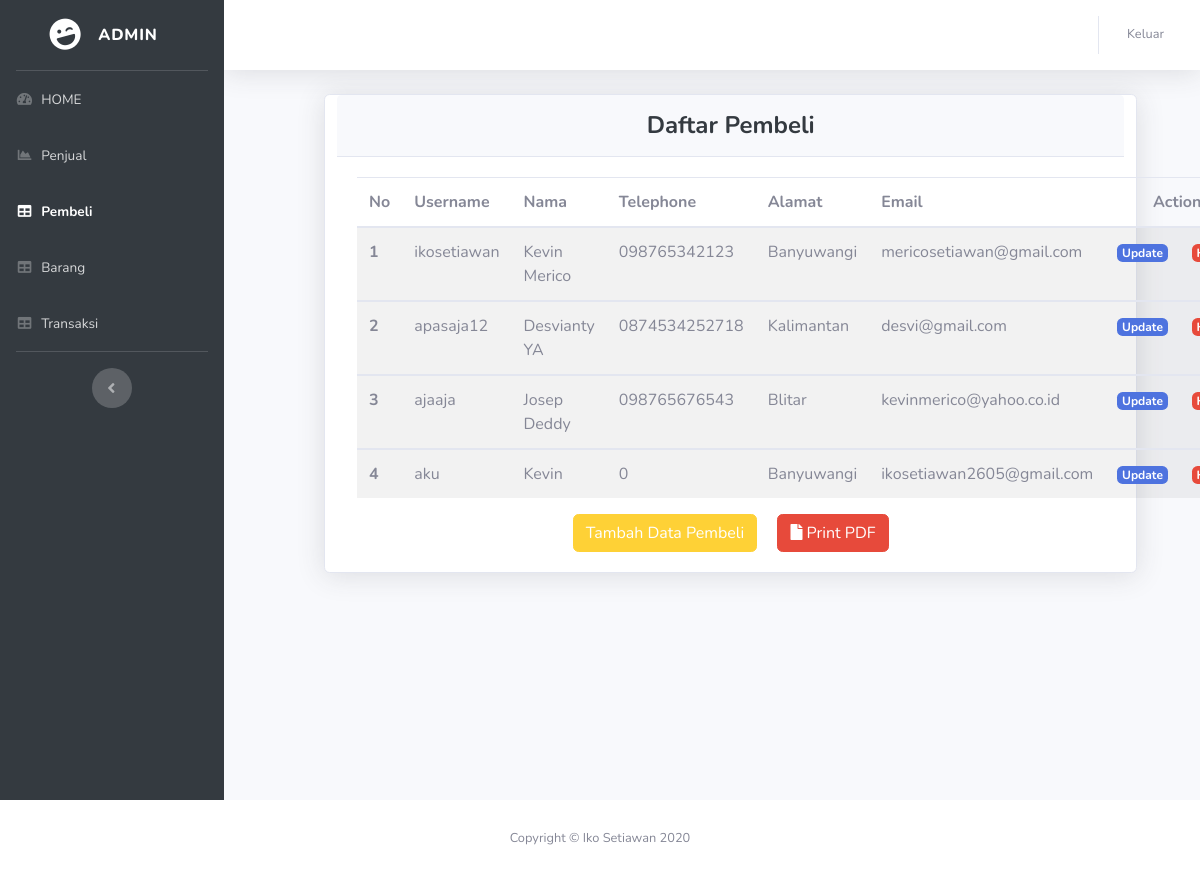
/index.php/admin/tampilPembeli, run on the app's committed database.
### tables this page shows
CREATE TABLE `tb_user` (
  `id_user` int(11) NOT NULL,
  `status` varchar(32) NOT NULL,
  `username` varchar(64) NOT NULL,
  `nama` varchar(64) NOT NULL,
  `telephone` varchar(14) NOT NULL,
  `alamat` varchar(50) NOT NULL,
  `email` varchar(30) NOT NULL,
  `password` varchar(256) NOT NULL
);

### application/controllers/Admin.php (called while the page is built, shortened)
<?php
class Admin extends CI_Controller
{
    public function __construct()
    {
        $this->load->model('M_penjual');
        $this->load->model('M_pembeli');
        $this->load->model('M_barang');
        $this->load->model('m_transaksi');
        $this->load->library('dompdf_gen');
        $this->load->library('form_validation');
    }
    public function tampilPembeli()
    {
        $status = "pembeli";
        $data['judul'] = "Daftar Pembeli ";
        $data['pembeli'] = $this->db->get_where('tb_user', ['status' => $status])->result_array();
        $this->load->view("admin/v_header", $data);
        $this->load->view("admin/pembeli/v_pembeli", $data);
        $this->load->view("admin/v_footer");
    }
}

### index.php (called while the page is built, shortened)
<?php
require_once BASEPATH.'core/CodeIgniter.php';

### application/views/admin/pembeli/v_pembeli.php (the view, shortened to what this page needs)
<div id="wrapper">
    <ul class="navbar-nav bg-gradient-primary sidebar sidebar-dark accordion" id="accordionSidebar">
        <a class="sidebar-brand d-flex align-items-center justify-content-center" href="index.html">
            <div class="sidebar-brand-icon rotate-n-15">
                <i class="fas fa-laugh-wink"></i>
            </div>
            <div class="sidebar-brand-text mx-3">ADMIN</div>
        </a>
        <hr class="sidebar-divider my-0">
        <li class="nav-item">
            <a class="nav-link" href="<?= base_url(); ?>Admin">
                <i class="fas fa-fw fa-tachometer-alt"></i>
                <span>HOME</span></a>
        </li>
        <li class="nav-item ">
            <a class="nav-link" href="<?= base_url(); ?>Admin/tampilPenjual">
                <i class="fas fa-fw fa-chart-area"></i>
                <span>Penjual </span></a>
        </li>
        <li class="nav-item active">
            <a class="nav-link" href="<?= base_url(); ?>Admin/tampilPembeli">
                <i class="fas fa-fw fa-table"></i>
                <span>Pembeli</span></a>
        </li>
        <li class="nav-item">
            <a class="nav-link" href="<?= base_url(); ?>Admin/tampilBarang">
                <i class="fas fa-fw fa-table"></i>
                <span>Barang</span></a>
        </li>
        <li class="nav-item">
            <a class="nav-link" href="<?= base_url(); ?>Admin/tampilTransaksi">
                <i class="fas fa-fw fa-table"></i>
                <span>Transaksi</span></a>
        </li>
        <hr class="sidebar-divider d-none d-md-block">
        <div class="text-center d-none d-md-inline">
            <button class="rounded-circle border-0" id="sidebarToggle"></button>
        </div>
    </ul>
    <div id="content-wrapper" class="d-flex flex-column">
        <div id="content">
            <nav class="navbar navbar-expand navbar-light bg-white topbar mb-4 static-top shadow">
                <ul class="navbar-nav ml-auto">
                    <li class="nav-item dropdown no-arrow">
                        <a class="nav-link dropdown-toggle" href="#" data-toggle="modal" data-target="#logoutModal">
                            <span class="mr-2 d-none d-lg-inline text-gray-600 small">Keluar</span>
                        </a>
                    </li>
                </ul>
            </nav>
            <div class="card shadow mb-4 col-sm-10" style="margin-left: 100px;">
                <div class="card-header py-3">
                    <h4 class="m-0 font-weight-bold text-primary text-center">Daftar Pembeli </h4>
                </div>
                <div class="card-body">
                    <table class="table table-striped">
                        <thead>
                            <tr>
                                <th scope="col">No</th>
                                <th scope="col">Username</th>
                                <th scope="col">Nama</th>
                                <th scope="col">Telephone</th>
                                <th scope="col">Alamat</th>
                                <th scope="col">Email</th>
                                <th scope="col" colspan="2" class="text-center"> Action</th>
                            </tr>
                        </thead>
                        <?php $no = 1;
                        foreach ($pembeli as $pbl) : ?>
                            <tbody>
                                <tr>
                                    <th scope="row"><?= $no; ?></th>
                                    <td><?= $pbl['username']; ?></td>
                                    <td><?= $pbl['nama']; ?></td>
                                    <td><?= $pbl['telephone']; ?></td>
                                    <td><?= $pbl['alamat']; ?></td>
                                    <td><?= $pbl['email']; ?></td>
                                    <td><a href="<?= base_url(); ?>Admin/updatePembeli/<?= $pbl['id_user']; ?>" class="badge badge-primary ">Update</a></td>
                                    <td><a href="<?= base_url(); ?>Admin/hapusPembeli/<?= $pbl['id_user']; ?>" class="badge badge-danger " onclick="return confirm('yakin');">Hapus</a></td>
                                </tr>
                            </tbody>
                        <?php $no++;
                        endforeach; ?>
                    </table>
                    <div class="text-center">
                        <a href="<?= base_url() ?>Admin/tambahDataPembeli" class="btn btn-primary"> Tambah Data Pembeli </a>
                        <a href="<?= base_url() ?>Admin/pembeliPdf" class="btn btn-danger ml-3"><i class="fa fa-file"></i> Print PDF </a>
                    </div>
                </div>
            </div>
        </div>
    </div>
</div>

### application/views/admin/v_header.php (shortened to what this page needs)
<!DOCTYPE html>
<html lang="en">
<head>
    <link href="<?= base_url(); ?>assets/admin/vendor/fontawesome-free/css/all.min.css" rel="stylesheet" type="text/css">
    <link href="<?= base_url(); ?>assets/admin/css/sb-admin-2.min.css" rel="stylesheet">
</head>
<body id="page-top">

### application/views/admin/v_footer.php (shortened to what this page needs)
<footer class="sticky-footer bg-white">
    <div class="container my-auto">
        <div class="copyright text-center my-auto">
            <span>Copyright &copy; Iko Setiawan 2020</span>
        </div>
    </div>
</footer>
</body>
</html>

### data on the page
tb_user: username "ikosetiawan", nama "Kevin Merico", telephone "098765342123", alamat "Banyuwangi", email "mericosetiawan@gmail.com"
tb_user: username "apasaja12", nama "Desvianty YA", telephone "0874534252718", alamat "Kalimantan", email "desvi@gmail.com"
tb_user: username "ajaaja", nama "Josep Deddy", telephone "098765676543", alamat "Blitar", email "kevinmerico@yahoo.co.id"
tb_user: username "aku", nama "Kevin", telephone "0", alamat "Banyuwangi", email "ikosetiawan2605@gmail.com"
